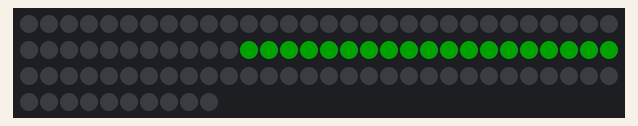
Simulated run of this sketch. Board: Arduino Uno, built with avr-gcc and run on an emulated ATmega328P. Shown: 100 RGB LEDs in strip order, left to right, continuing on the next row. Dim RGB values are drawn brighter than linear.

Above: at 0.16 s.
At 18.84 s:
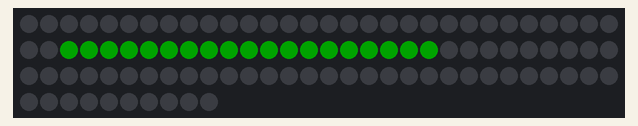
At 39.78 s:
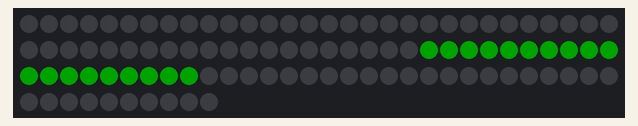

The sketch:

sinwaves.ino
```cpp
#include <Wire.h>
#include <Adafruit_DotStar.h>
#include <SPI.h>

#define NUMPIXELS 100
#define CLOCKPIN 11
#define DATAPIN 10
Adafruit_DotStar strip = Adafruit_DotStar(NUMPIXELS, DATAPIN, CLOCKPIN, DOTSTAR_BRG);

void setup() {
  Serial.begin(9600);
  strip.begin();
  strip.show();
}

int sine = 0;
int range = 10;
int shift = 50;
int lengtha = 10;

void loop() {
  strip.setBrightness(35);

  sine++;

  strip.setPixelColor(int(sin(sine/6) * range) + shift, 0, 255, 0);
  for (int i = 1; i < lengtha; i++) {
    strip.setPixelColor(int(sin(sine/6) * range) + shift - i, 0, 255, 0);
    strip.setPixelColor(int(sin(sine/6) * range) + shift + i, 0, 255, 0);
  }
  strip.show();

  delay(1);


  strip.setPixelColor(int(sin(sine/6) * range) + shift, 0, 0, 0);
  for (int i = 1; i < lengtha; i++) {
    strip.setPixelColor(int(sin(sine/6) * range) + shift - i, 0, 0, 0);
    strip.setPixelColor(int(sin(sine/6) * range) + shift + i, 0, 0, 0);
  }
  strip.show();
  delay(1);
}
```
